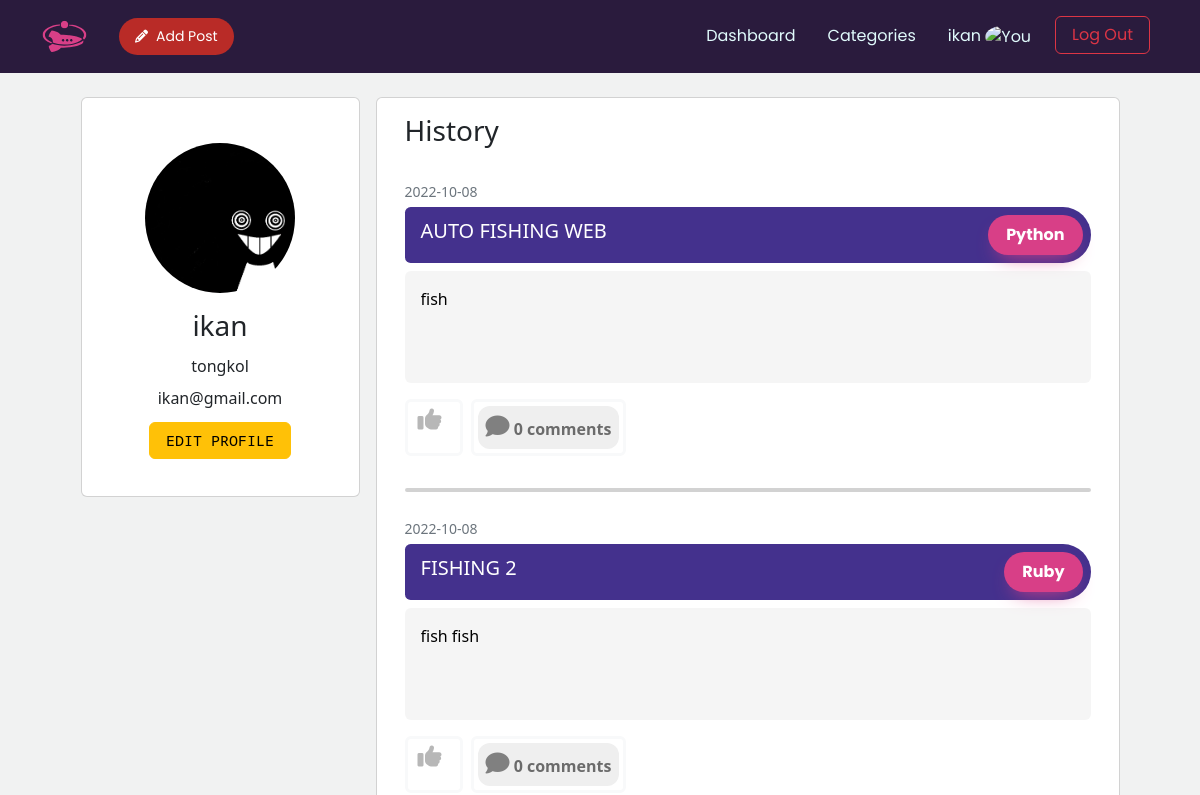
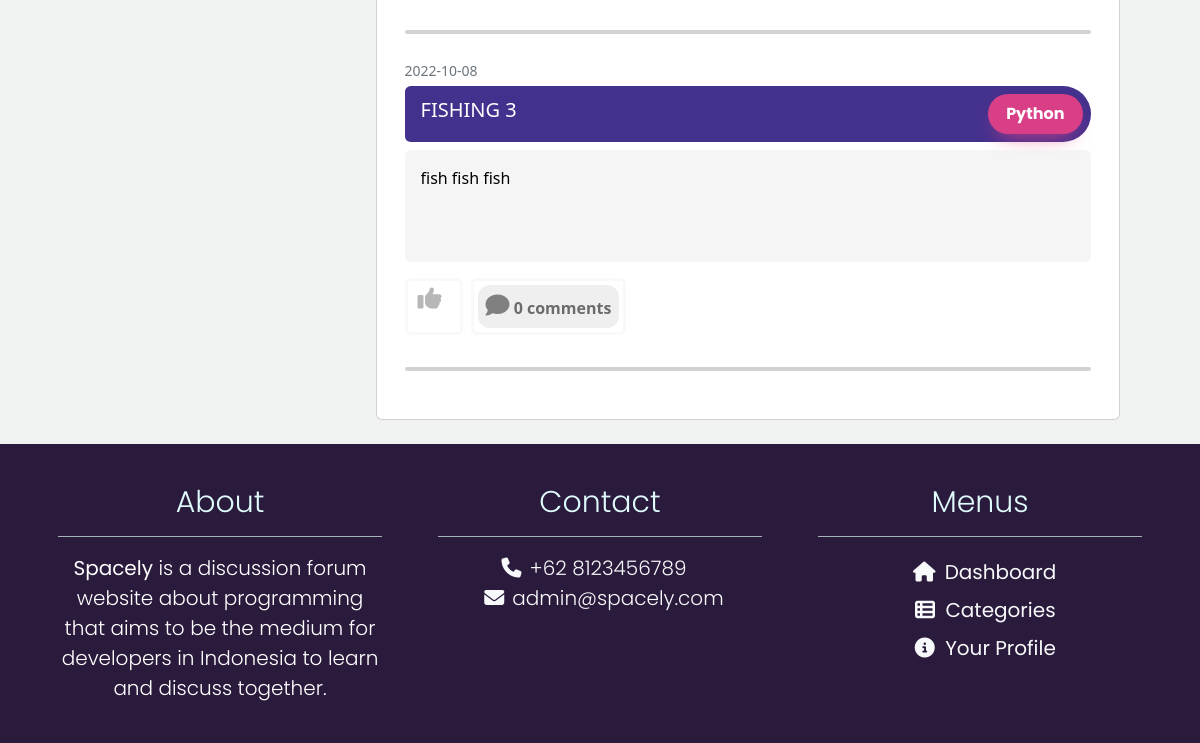
The app's page /profile.php (signed in), older data (2 pictures, top to bottom).
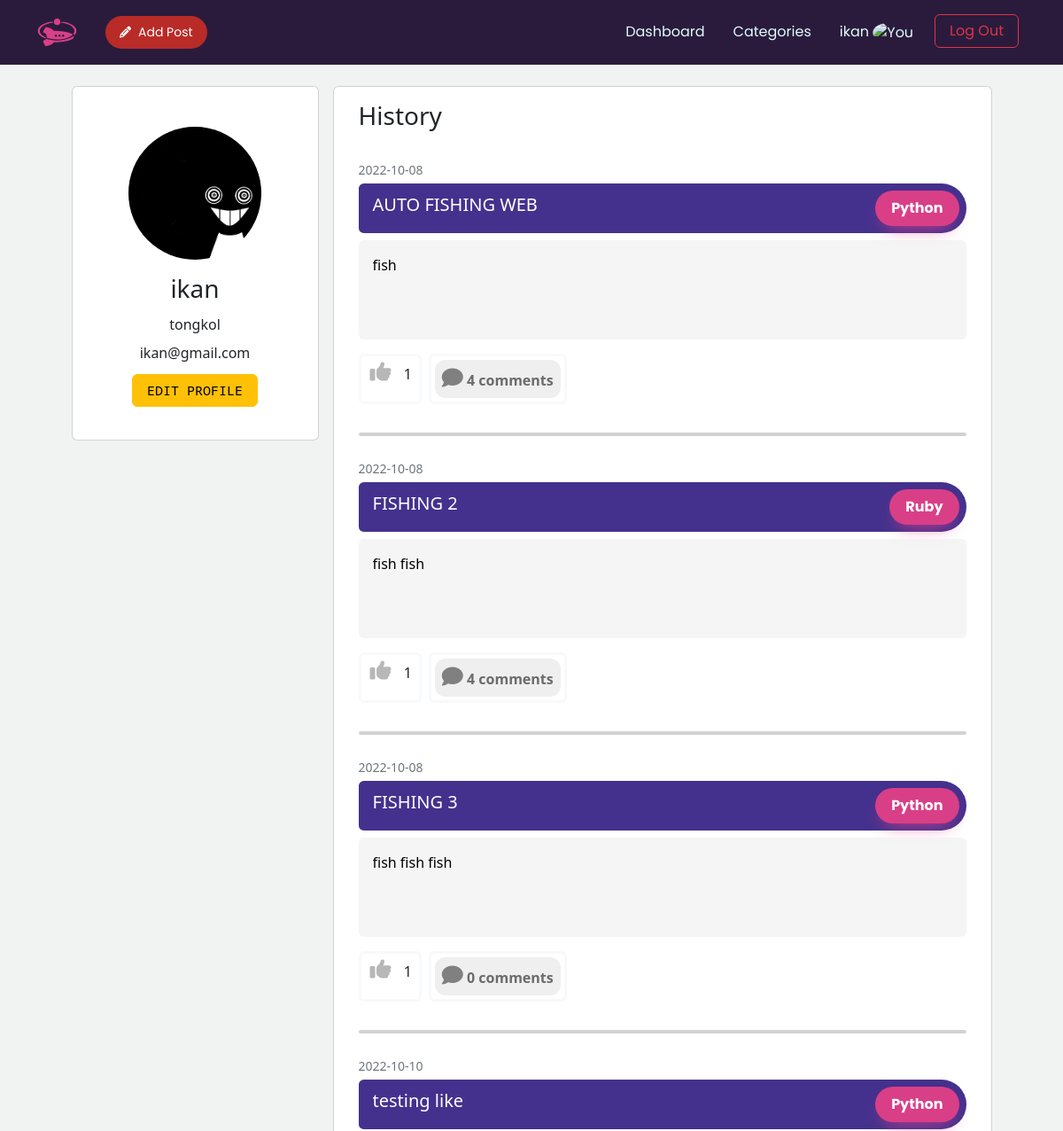
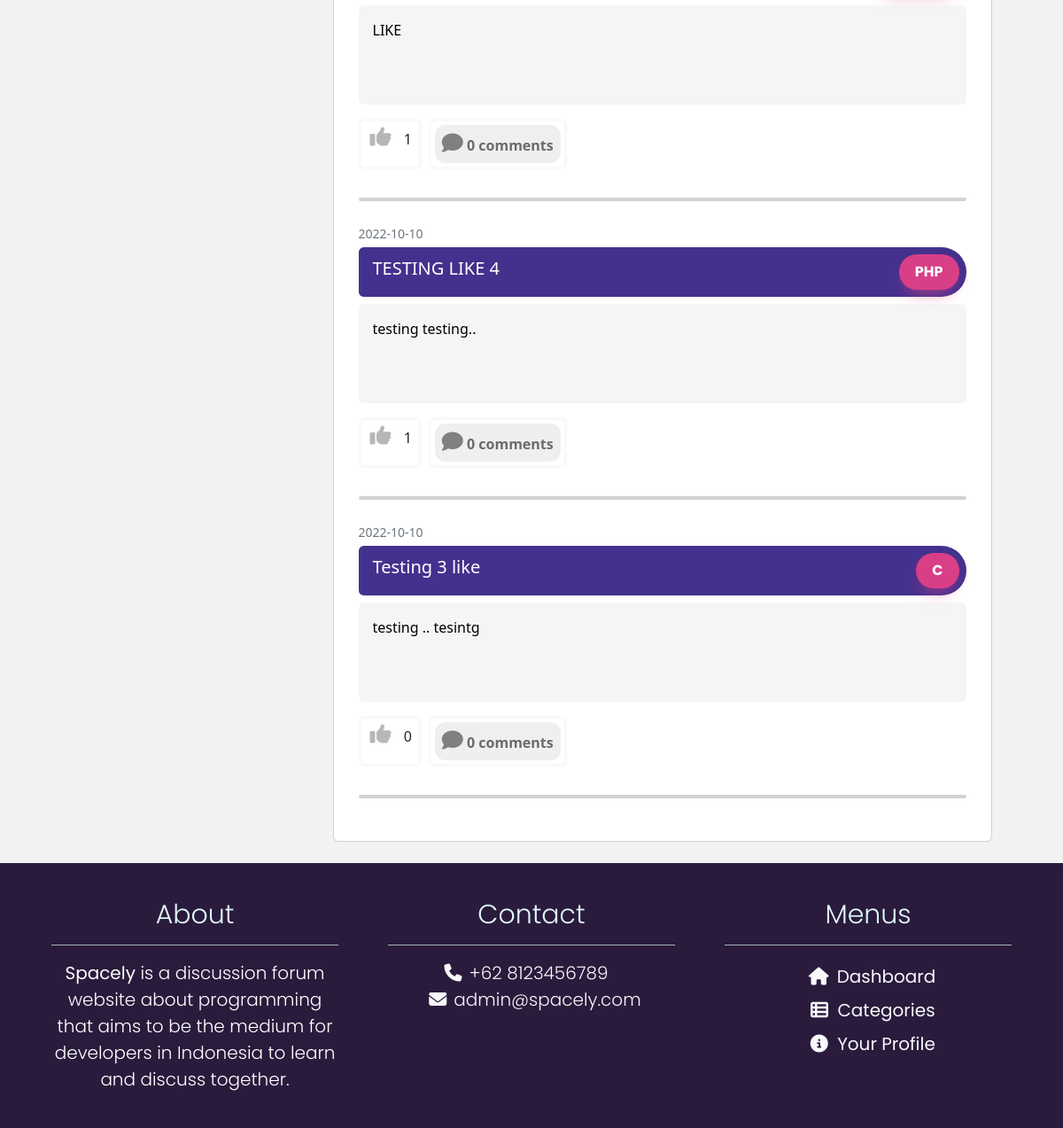
The same page, newer data (2 pictures, top to bottom).
### tables this page shows
CREATE TABLE `post` (
  `id` varchar(5) NOT NULL,
  `title` varchar(300) NOT NULL,
  `body` mediumtext NOT NULL,
  `like_ammount` int(11) NOT NULL,
  `comment_ammount` int(11) NOT NULL,
  `time_created` time NOT NULL,
  `date_created` date NOT NULL,
  `user_id` varchar(5) NOT NULL,
  `forum_id` varchar(5) NOT NULL
);

### comment.php (called while the page is built, shortened)
<?php
function get_comment_total($_post_id)
{
    global $db;
    $sql = "SELECT COUNT(post_id) AS total_comment
    FROM comment
    GROUP BY post_id
    HAVING post_id = ?";
    $stmt = $db->prepare($sql);
    $stmt->execute([$_post_id]);
    $row = $stmt->fetch(PDO::FETCH_ASSOC);
    if (!$row) {
        return 0;
    } else return $row["total_comment"];
}

### profile.php (the view, shortened to what the changed rows need)
<?php
require "db.php";
$sql2 = "SELECT * FROM post
WHERE user_id = ?";
$stmt = $db->prepare($sql2);
$stmt->execute([$_SESSION["id"]]);
$result = $stmt->fetchAll();
function getTotalLikes($_post_id)
{
	global $db;
	$sql = "SELECT SUM(like_bool) AS total_likes FROM likes GROUP BY post_id having post_id = ?";
	$stmt = $db->prepare($sql);
	$stmt->execute([$_post_id]);
	$row = $stmt->fetch(PDO::FETCH_ASSOC);
	return $row["total_likes"];
}
?>
<!DOCTYPE html>
<html lang="en">
<head>
	<link rel="stylesheet" href="https://cdn.jsdelivr.net/npm/bootstrap@5.2.1/dist/css/bootstrap.min.css" />
	<link rel="stylesheet" href="https://cdnjs.cloudflare.com/ajax/libs/font-awesome/6.2.0/css/fontawesome.min.css" />
	<link rel="stylesheet" href="https://cdnjs.cloudflare.com/ajax/libs/font-awesome/6.2.0/css/all.min.css" />
	<link rel="stylesheet" href="https://cdnjs.cloudflare.com/ajax/libs/font-awesome/6.2.0/css/regular.min.css" />
	<link rel="stylesheet" href="https://cdnjs.cloudflare.com/ajax/libs/font-awesome/6.2.0/css/solid.min.css" />
	<link href="css/navbar.css" rel="stylesheet">
	<link href="css/dashboard.css" rel="stylesheet">
	<link href="css/footer.css" rel="stylesheet">
	<link href="css/profile.css" rel="stylesheet">
</head>
<body>
	<main>
		<div class="container profile-main-container mb-4 justify-content-center">
			<div class="container card profile-container d-flex flex-row mt-4 mx-2 col-lg-8">
				<div class="profile-posts-container flex-column col-lg-12 py-3 px-3">
					<?php if (!$result) {
					?>
						<div>
							<h2 class="text-center mb-3"> You haven't posted anything yet </h2>
							<div class="container temporary text-center d-flex align-items-center justify-content-center">
								<a href="create_post_form.php"><button class="category-button" role="button">Add Post</button></a>
							</div>
						</div>
						<?php
					} else {
						foreach ($result as $row2) {
						?>
							<div class="profile-posts my-2 mb-3">
								<span class="mb-3 text-muted" style="font-size: 14px"><?= $row2["date_created"] ?></span>
								<div class="w-100 mt-1 d-flex justify-content-between align-items-center p-2 text-white" style="border-top-right-radius: 30px; border-bottom-right-radius: 30px; border-top-left-radius: 6px; border-bottom-left-radius: 6px; background-color:#44318d;">
									<h5 class="ms-2"><?= $row2["title"] ?></h5>
									<button class="category-button" role="button"><?= get_category($row2["forum_id"]) ?></button>
								</div>
								<div class="my-2 d-flex flex-column">
									<a onMouseOver="this.style.backgroundColor='#D9D9D9'" onMouseOut="this.style.backgroundColor='rgba(236,236,236,0.5)'" data-bs-toggle="modal" data-bs-target="#modal<?php echo $row2["id"] ?>" class="p-3 rounded" style="cursor: pointer; background-color:rgba(236,236,236,0.5); color: black; text-decoration: none; ">
										<span class="post-body-content"><?= $row2["body"] ?></span></a>
									<div class="feedback-container d-flex flex-row my-3">
										<div class="border border-3 border-light rounded me-2 p-1">
											<button disabled class="rounded-circle bg-transparent">
												<i class="fa-solid fa-thumbs-up"></i>
											</button>
											<span class="mx-1"><?= getTotalLikes($row2["id"]) ?></span>
										</div>
										<div class="border border-3 border-light rounded me-2 p-1">
											<?php include_once "comment.php"; ?>
											<button class="btn-show-comment px-2 py-2" id="show_comment-<?= $row2["id"] ?>"><i class=" fa-solid fa-comment" style="color: grey;"></i>
												<span class="mx-auto my-auto total_comment" id="total_comment-<?= $row2["id"] ?>" style="font-weight: bold; color: #6B6B6B"><?= get_comment_total($row2["id"]) ?> comments</span>
											</button>
										</div>
									</div>
									<hr class="pembatas-post">
								</div>
							<?php } ?>
						<?php } ?>
							</div>
				</div>
			</div>
		</div>
	</main>
	<?php
	function get_category($forum_id)
	{
		switch ($forum_id) {
			case "F0002":
				$forum_id = "Python";
				break;
			case "F0004":
				$forum_id = "Ruby";
				break;
			case "F0006":
				$forum_id = "PHP";
				break;
			case "F0007":
				$forum_id = "C";
				break;
		}
		return $forum_id;
	} ?>
</body>
</html>

Row changes from the older to the newer data that the page shows:
shown differently, row unchanged: post "AUTO FISHING WEB": id (not shown) → "1"; id "0" → "4"
shown differently, row unchanged: post "FISHING 2": id (not shown) → "1"; id "0" → "4"
shown differently, row unchanged: post "FISHING 3": id (not shown) → "1"
added post: date_created "2022-10-10", title "testing like", forum "Python", body "LIKE", id "1", id "0"
added post: date_created "2022-10-10", title "TESTING LIKE 4", forum "PHP", body "testing testing..", id "1", id "0"
added post: date_created "2022-10-10", title "Testing 3 like", forum "C", body "testing .. tesintg", id "0"
